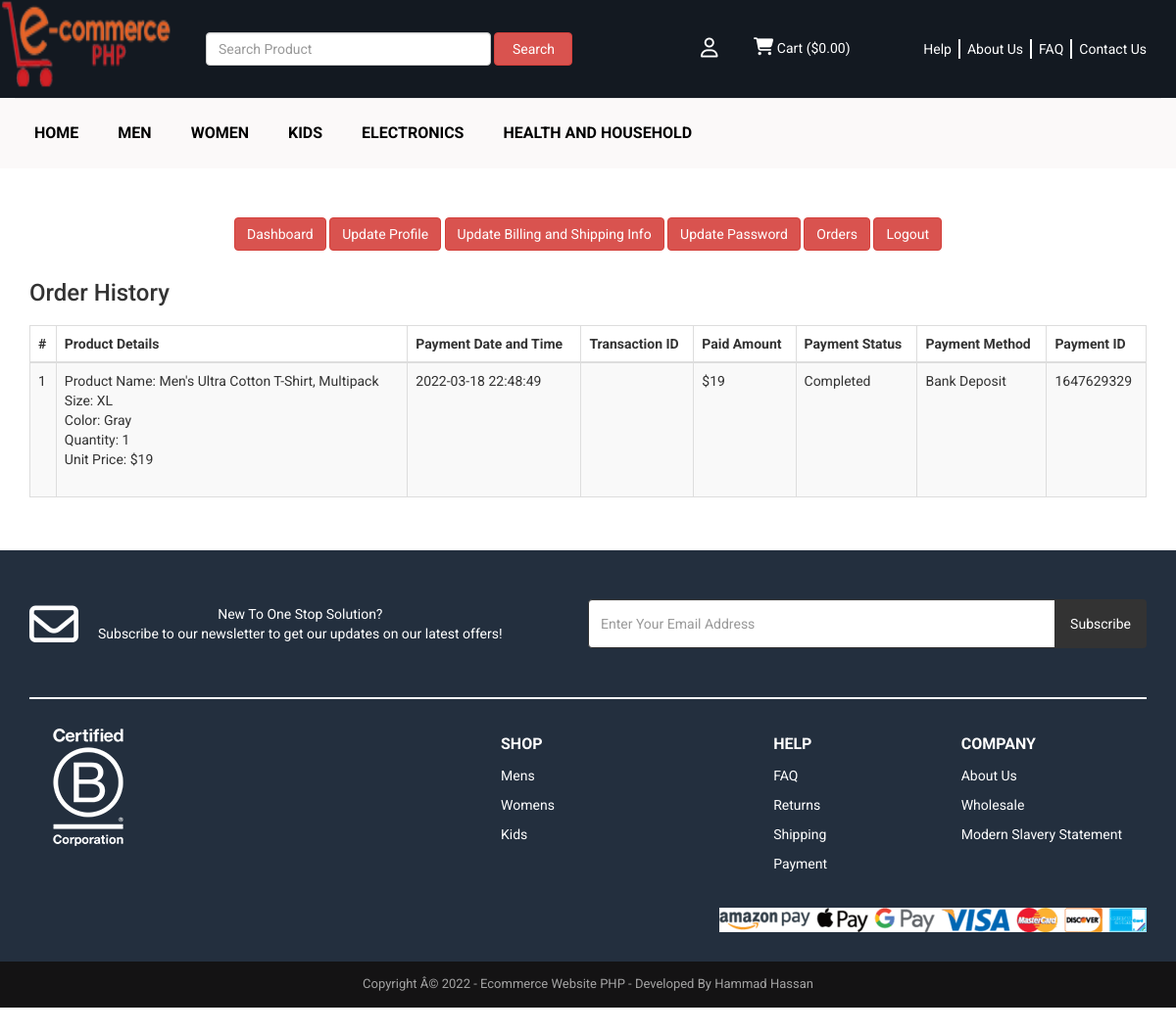
/customer-order.php (signed in), run on the app's committed database.
### tables this page shows
CREATE TABLE `tbl_settings` (
  `id` int(11) NOT NULL,
  `logo` varchar(255) NOT NULL,
  `favicon` varchar(255) NOT NULL,
  `footer_about` text NOT NULL,
  `footer_copyright` text NOT NULL,
  `contact_address` text NOT NULL,
  `contact_email` varchar(255) NOT NULL,
  `contact_phone` varchar(255) NOT NULL,
  `contact_fax` varchar(255) NOT NULL,
  `contact_map_iframe` text NOT NULL,
  `receive_email` varchar(255) NOT NULL,
  `receive_email_subject` varchar(255) NOT NULL,
  `receive_email_thank_you_message` text NOT NULL,
  `forget_password_message` text NOT NULL,
  `total_recent_post_footer` int(10) NOT NULL,
  `total_popular_post_footer` int(10) NOT NULL,
  `total_recent_post_sidebar` int(11) NOT NULL,
  `total_popular_post_sidebar` int(11) NOT NULL,
  `total_featured_product_home` int(11) NOT NULL,
  `total_latest_product_home` int(11) NOT NULL,
  `total_popular_product_home` int(11) NOT NULL,
  `meta_title_home` text NOT NULL,
  `meta_keyword_home` text NOT NULL,
  `meta_description_home` text NOT NULL,
  `banner_login` varchar(255) NOT NULL,
  `banner_registration` varchar(255) NOT NULL,
  `banner_forget_password` varchar(255) NOT NULL,
  `banner_reset_password` varchar(255) NOT NULL,
  `banner_search` varchar(255) NOT NULL,
  `banner_cart` varchar(255) NOT NULL,
  `banner_checkout` varchar(255) NOT NULL,
  `banner_product_category` varchar(255) NOT NULL,
  `banner_blog` varchar(255) NOT NULL,
  `cta_title` varchar(255) NOT NULL,
  `cta_content` text NOT NULL,
  `cta_read_more_text` varchar(255) NOT NULL,
  `cta_read_more_url` varchar(255) NOT NULL,
  `cta_photo` varchar(255) NOT NULL,
  `featured_product_title` varchar(255) NOT NULL,
  `featured_product_subtitle` varchar(255) NOT NULL,
  `latest_product_title` varchar(255) NOT NULL,
  `latest_product_subtitle` varchar(255) NOT NULL,
  `popular_product_title` varchar(255) NOT NULL,
  `popular_product_subtitle` varchar(255) NOT NULL,
  `testimonial_title` varchar(255) NOT NULL,
  `testimonial_subtitle` varchar(255) NOT NULL,
  `testimonial_photo` varchar(255) NOT NULL,
  `blog_title` varchar(255) NOT NULL,
  `blog_subtitle` varchar(255) NOT NULL,
  `newsletter_text` text NOT NULL,
  `paypal_email` varchar(255) NOT NULL,
  `stripe_public_key` varchar(255) NOT NULL,
  `stripe_secret_key` varchar(255) NOT NULL,
  `bank_detail` text NOT NULL,
  `before_head` text NOT NULL,
  `after_body` text NOT NULL,
  `before_body` text NOT NULL,
  `home_service_on_off` int(11) NOT NULL,
  `home_welcome_on_off` int(11) NOT NULL,
  `home_featured_product_on_off` int(11) NOT NULL,
  `home_latest_product_on_off` int(11) NOT NULL,
  `home_popular_product_on_off` int(11) NOT NULL,
  `home_testimonial_on_off` int(11) NOT NULL,
  `home_blog_on_off` int(11) NOT NULL,
  `newsletter_on_off` int(11) NOT NULL,
  `ads_above_welcome_on_off` int(1) NOT NULL,
  `ads_above_featured_product_on_off` int(1) NOT NULL,
  `ads_above_latest_product_on_off` int(1) NOT NULL,
  `ads_above_popular_product_on_off` int(1) NOT NULL,
  `ads_above_testimonial_on_off` int(1) NOT NULL,
  `ads_category_sidebar_on_off` int(1) NOT NULL
);

CREATE TABLE `tbl_page` (
  `id` int(11) NOT NULL,
  `about_title` varchar(255) NOT NULL,
  `about_content` text NOT NULL,
  `about_banner` varchar(255) NOT NULL,
  `about_meta_title` varchar(255) NOT NULL,
  `about_meta_keyword` text NOT NULL,
  `about_meta_description` text NOT NULL,
  `faq_title` varchar(255) NOT NULL,
  `faq_banner` varchar(255) NOT NULL,
  `faq_meta_title` varchar(255) NOT NULL,
  `faq_meta_keyword` text NOT NULL,
  `faq_meta_description` text NOT NULL,
  `blog_title` varchar(255) NOT NULL,
  `blog_banner` varchar(255) NOT NULL,
  `blog_meta_title` varchar(255) NOT NULL,
  `blog_meta_keyword` text NOT NULL,
  `blog_meta_description` text NOT NULL,
  `contact_title` varchar(255) NOT NULL,
  `contact_banner` varchar(255) NOT NULL,
  `contact_meta_title` varchar(255) NOT NULL,
  `contact_meta_keyword` text NOT NULL,
  `contact_meta_description` text NOT NULL,
  `pgallery_title` varchar(255) NOT NULL,
  `pgallery_banner` varchar(255) NOT NULL,
  `pgallery_meta_title` varchar(255) NOT NULL,
  `pgallery_meta_keyword` text NOT NULL,
  `pgallery_meta_description` text NOT NULL,
  `vgallery_title` varchar(255) NOT NULL,
  `vgallery_banner` varchar(255) NOT NULL,
  `vgallery_meta_title` varchar(255) NOT NULL,
  `vgallery_meta_keyword` text NOT NULL,
  `vgallery_meta_description` text NOT NULL
);

CREATE TABLE `tbl_top_category` (
  `tcat_id` int(11) NOT NULL,
  `tcat_name` varchar(255) NOT NULL,
  `show_on_menu` int(1) NOT NULL
);

CREATE TABLE `tbl_payment` (
  `id` int(11) NOT NULL,
  `customer_id` int(11) NOT NULL,
  `customer_name` varchar(255) NOT NULL,
  `customer_email` varchar(255) NOT NULL,
  `payment_date` varchar(50) NOT NULL,
  `txnid` varchar(255) NOT NULL,
  `paid_amount` int(11) NOT NULL,
  `card_number` varchar(50) NOT NULL,
  `card_cvv` varchar(10) NOT NULL,
  `card_month` varchar(10) NOT NULL,
  `card_year` varchar(10) NOT NULL,
  `bank_transaction_info` text NOT NULL,
  `payment_method` varchar(20) NOT NULL,
  `payment_status` varchar(25) NOT NULL,
  `shipping_status` varchar(20) NOT NULL,
  `payment_id` varchar(255) NOT NULL
);

CREATE TABLE `tbl_order` (
  `id` int(11) NOT NULL,
  `product_id` int(11) NOT NULL,
  `product_name` varchar(255) NOT NULL,
  `size` varchar(100) NOT NULL,
  `color` varchar(100) NOT NULL,
  `quantity` varchar(50) NOT NULL,
  `unit_price` varchar(50) NOT NULL,
  `payment_id` varchar(255) NOT NULL
);

### customer-order.php (the view, shortened to what the rows shown need)
<?php require_once('header.php'); ?>
<div class="page">
    <div class="container">
        <div class="row">
            <div class="col-md-12">
                <div class="user-content">
                    <div class="table-responsive">
                        <table class="table table-bordered table-striped table-hover">
                            <thead>
                                <tr>
                                    <th><?php echo '#' ?></th>
                                    <th><?php echo LANG_VALUE_48; ?></th>
                                    <th><?php echo LANG_VALUE_27; ?></th>
                                    <th><?php echo LANG_VALUE_28; ?></th>
                                    <th><?php echo LANG_VALUE_29; ?></th>
                                    <th><?php echo LANG_VALUE_30; ?></th>
                                    <th><?php echo LANG_VALUE_31; ?></th>
                                    <th><?php echo LANG_VALUE_32; ?></th>
                                </tr>
                            </thead>
                            <tbody>
            <?php
            $limit = 10;
            $page = @$_GET['page'];
            if($page)
                $start = ($page - 1) * $limit;
            else
                $start = 0;
            $statement = $pdo->prepare("SELECT * FROM tbl_payment WHERE customer_email=? ORDER BY id DESC LIMIT $start, $limit");
            $statement->execute(array($_SESSION['customer']['cust_email']));
            $result = $statement->fetchAll(PDO::FETCH_ASSOC);
            if ($page == 0) $page = 1;
            ?>
                                <?php
                                $tip = $page*10-10;
                                foreach ($result as $row) {
                                    $tip++;
                                    ?>
                                    <tr>
                                        <td><?php echo $tip; ?></td>
                                        <td>
                                            <?php
                                            $statement1 = $pdo->prepare("SELECT * FROM tbl_order WHERE payment_id=?");
                                            $statement1->execute(array($row['payment_id']));
                                            $result1 = $statement1->fetchAll(PDO::FETCH_ASSOC);
                                            foreach ($result1 as $row1) {
                                                echo 'Product Name: '.$row1['product_name'];
                                                echo '<br>Size: '.$row1['size'];
                                                echo '<br>Color: '.$row1['color'];
                                                echo '<br>Quantity: '.$row1['quantity'];
                                                echo '<br>Unit Price: $'.$row1['unit_price'];
                                                echo '<br><br>';
                                            }
                                            ?>
                                        </td>
                                        <td><?php echo $row['payment_date']; ?></td>
                                        <td><?php echo $row['txnid']; ?></td>
                                        <td><?php echo '$'.$row['paid_amount']; ?></td>
                                        <td><?php echo $row['payment_status']; ?></td>
                                        <td><?php echo $row['payment_method']; ?></td>
                                        <td><?php echo $row['payment_id']; ?></td>
                                    </tr>
                                    <?php
                                }
                                ?>
                            </tbody>
                        </table>
                </div>
            </div>
        </div>
    </div>
</div>
<?php require_once('footer.php'); ?>

### header.php (shortened to what the rows shown need)
<?php
include("admin/inc/config.php");
$statement = $pdo->prepare("SELECT * FROM tbl_settings WHERE id=1");
$statement->execute();
$result = $statement->fetchAll(PDO::FETCH_ASSOC);
foreach ($result as $row)
{
	$logo = $row['logo'];
}
?>
<!DOCTYPE html>
<html lang="en">
<head>
	<link rel="stylesheet" href="assets/css/bootstrap.min.css">
	<link rel="stylesheet" href="assets/css/font-awesome.min.css">
	<link rel="stylesheet" href="assets/css/owl.carousel.min.css">
	<link rel="stylesheet" href="assets/css/owl.theme.default.min.css">
	<link rel="stylesheet" href="assets/css/jquery.bxslider.min.css">
    <link rel="stylesheet" href="assets/css/magnific-popup.css">
    <link rel="stylesheet" href="assets/css/rating.css">
	<link rel="stylesheet" href="assets/css/spacing.css">
	<link rel="stylesheet" href="assets/css/bootstrap-touch-slider.css">
	<link rel="stylesheet" href="assets/css/animate.min.css">
	<link rel="stylesheet" href="assets/css/tree-menu.css">
	<link rel="stylesheet" href="assets/css/select2.min.css">
	<link rel="stylesheet" href="assets/css/main.css">
	<link rel="stylesheet" href="assets/css/responsive.css">
	<link rel="stylesheet" href="https://cdnjs.cloudflare.com/ajax/libs/font-awesome/6.7.2/css/all.min.css" />
	<?php
	$statement = $pdo->prepare("SELECT * FROM tbl_page WHERE id=1");
	$statement->execute();
	$result = $statement->fetchAll(PDO::FETCH_ASSOC);
		?>
</head>
<body>
<div class="header">
	<div class="container">
		<div class="row inner">
			<div class="col-md-2 logo">
				<a href="index.php"><img src="assets/uploads/<?php echo $logo; ?>" alt="logo image"></a>
			</div>
			<div class="col-md-3 right oss-services text-right">
				<?php
					$statement = $pdo->prepare("SELECT * FROM tbl_page WHERE id=1");
					$statement->execute();
					$result = $statement->fetchAll(PDO::FETCH_ASSOC);
					foreach ($result as $row) {
						$about_title = $row['about_title'];
						$faq_title = $row['faq_title'];
						$contact_title = $row['contact_title'];
					}
				?>
				<ul>
					<li><a href="about.php"><?php echo $about_title; ?></a></li>
					<li><a href="faq.php"><?php echo $faq_title; ?></a></li>
					<li><a href="contact.php"><?php echo $contact_title; ?></a></li>
				</ul>
			</div>
		</div>
	</div>
</div>
<div class="nav">
	<div class="container">
		<div class="row">
			<div class="col-md-12 pl_0 pr_0">
				<div class="menu-container">
					<div class="menu">
						<ul>
							<?php
							$statement = $pdo->prepare("SELECT * FROM tbl_top_category WHERE show_on_menu=1");
							$statement->execute();
							$result = $statement->fetchAll(PDO::FETCH_ASSOC);
							foreach ($result as $row) {
								?>
								<li><a href="product-category.php?id=<?php echo $row['tcat_id']; ?>&type=top-category"><?php echo $row['tcat_name']; ?></a>
								</li>
								<?php
							}
							?>
						</ul>
					</div>
				</div>
			</div>
		</div>
	</div>
</div>

### footer.php (shortened to what the rows shown need)
<?php
$statement = $pdo->prepare("SELECT * FROM tbl_settings WHERE id=1");
$statement->execute();
$result = $statement->fetchAll(PDO::FETCH_ASSOC);
foreach ($result as $row)
{
	$footer_copyright = $row['footer_copyright'];
    $newsletter_on_off = $row['newsletter_on_off'];
}
?>
<?php if($newsletter_on_off == 1): ?>
<section class="home-newsletter">
	<div class="container">
		<div class="row">
			<div class="col-md-12">
				<div class="single">
				<form action="" method="post">
					<div class="news-latter">
						<div class="news-latter-content">
							<i class="fa-regular fa-envelope" style="color: #ffffff;"></i>
							<span>New To One Stop Solution? <br> Subscribe to our newsletter to get our updates on our latest offers!</span>
						</div>
						<div>
							<div class="input-group">
								<input type="email" class="form-control" placeholder="<?php echo LANG_VALUE_95; ?>" name="email_subscribe">
								<span class="input-group-btn">
								<button class="btn btn-theme" type="submit" name="form_subscribe"><?php echo LANG_VALUE_92; ?></button>
								</span>
							</div>
						</div>
					</div>
				</div>
				<div class="footer-links">
					<div class="certified-company"><img src="./Image/certified-company.png" alt="Certified Company"></div>
					<div class="links-list">
						<?php
							$statement = $pdo->prepare("SELECT * FROM tbl_page WHERE id=1");
							$statement->execute();
							$result = $statement->fetchAll(PDO::FETCH_ASSOC);
							foreach ($result as $row) {
								$about_title = $row['about_title'];
								$faq_title = $row['faq_title'];
							}
						?>
						<ul>
							<li><strong>SHOP</strong></li>
							<li><a href="./product-category.php?id=1">Mens</li>
							<li><a href="./product-category.php?id=2">Womens</li>
							<li><a href="./product-category.php?id=3">Kids</li>
						</ul>
						<ul>
							<li><strong>HELP</strong></li>
							<li><a href="faq.php"><?php echo $faq_title; ?></a></li>
							<li><a href="oss-help.php">Returns</a></li>
							<li><a href="oss-help.php">Shipping</a></li>
							<li><a href="oss-help.php">Payment</a></li>
						</ul>
						<ul>
							<li><strong>COMPANY</strong></li>
							<li><a href="about.php"><?php echo $about_title; ?></a></li>
							<li><a href="#">Wholesale</a></li>
							<li><a href="#">Modern Slavery Statement</a></li>
						</ul>
					</div>
				</div>
				<div class="payment-methods text-right"><img src="./Image/New-Payment-logo.png" alt="New Payment Methods"></div>
			</div>
		</div>
	</div>
</section>
<?php endif; ?>
<div class="footer-bottom">
	<div class="container">
		<div class="row">
			<div class="col-md-12 copyright">
				<?php echo $footer_copyright; ?>
			</div>
		</div>
	</div>
</div>
</body>
</html>

### data on the page
tbl_settings: logo (picture), footer_copyright "Copyright Â© 2022 - Ecommerce Website PHP - Developed By Hammad Hassan"
tbl_page: about_title "About Us", faq_title "FAQ", contact_title "Contact Us"
tbl_top_category: tcat_name "MEN"
tbl_top_category: tcat_name "WOMEN"
tbl_top_category: tcat_name "KIDS"
tbl_top_category: tcat_name "ELECTRONICS"
tbl_top_category: tcat_name "HEALTH AND HOUSEHOLD"
tbl_payment: payment_date "2022-03-18 22:48:49", paid_amount "19", payment_status "Completed", payment_method "Bank Deposit", payment "1647629329"
tbl_order: product_name "Men's Ultra Cotton T-Shirt, Multipack", size "XL", color "Gray", quantity "1", unit_price "19"

### other printed values
LANG_VALUE_3 "Search"
LANG_VALUE_18 "Cart"
LANG_VALUE_1 "$"
LANG_VALUE_89 "Dashboard"
LANG_VALUE_117 "Update Profile"
LANG_VALUE_88 "Update Billing and Shipping Info"
LANG_VALUE_99 "Update Password"
LANG_VALUE_24 "Orders"
LANG_VALUE_14 "Logout"
LANG_VALUE_25 "Order History"
LANG_VALUE_48 "Product Details"
LANG_VALUE_27 "Payment Date and Time"
LANG_VALUE_28 "Transaction ID"
LANG_VALUE_29 "Paid Amount"
LANG_VALUE_30 "Payment Status"
